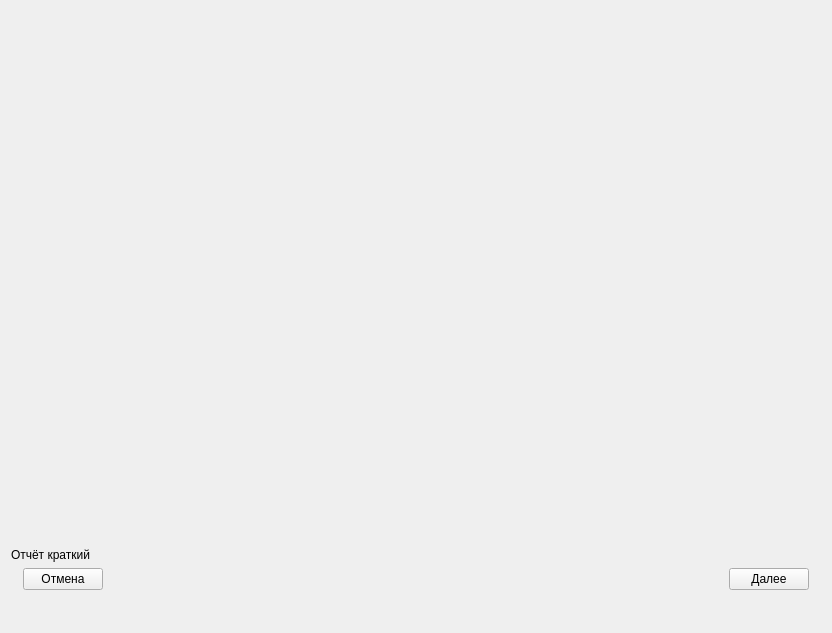
<?xml version="1.0" encoding="UTF-8"?>
<ui version="4.0">
 <class>ExerciseReportShortPage</class>
 <widget class="QWidget" name="ExerciseReportShortPage">
  <property name="geometry">
   <rect>
    <x>0</x>
    <y>0</y>
    <width>832</width>
    <height>633</height>
   </rect>
  </property>
  <property name="windowTitle">
   <string>Form</string>
  </property>
  <layout class="QVBoxLayout" name="verticalLayout">
   <item>
    <spacer name="verticalSpacer_2">
     <property name="orientation">
      <enum>Qt::Vertical</enum>
     </property>
     <property name="sizeHint" stdset="0">
      <size>
       <width>20</width>
       <height>521</height>
      </size>
     </property>
    </spacer>
   </item>
   <item>
    <widget class="QLabel" name="label">
     <property name="text">
      <string>Отчёт краткий</string>
     </property>
    </widget>
   </item>
   <item>
    <layout class="QHBoxLayout" name="horizontalLayout">
     <item>
      <spacer name="horizontalSpacer_2">
       <property name="orientation">
        <enum>Qt::Horizontal</enum>
       </property>
       <property name="sizeType">
        <enum>QSizePolicy::Fixed</enum>
       </property>
       <property name="sizeHint" stdset="0">
        <size>
         <width>12</width>
         <height>20</height>
        </size>
       </property>
      </spacer>
     </item>
     <item>
      <widget class="QPushButton" name="pushButton_cancel">
       <property name="text">
        <string>Отмена</string>
       </property>
      </widget>
     </item>
     <item>
      <spacer name="horizontalSpacer">
       <property name="orientation">
        <enum>Qt::Horizontal</enum>
       </property>
       <property name="sizeHint" stdset="0">
        <size>
         <width>40</width>
         <height>20</height>
        </size>
       </property>
      </spacer>
     </item>
     <item>
      <widget class="QPushButton" name="pushButton_forward">
       <property name="text">
        <string>Далее</string>
       </property>
      </widget>
     </item>
     <item>
      <spacer name="horizontalSpacer_3">
       <property name="orientation">
        <enum>Qt::Horizontal</enum>
       </property>
       <property name="sizeType">
        <enum>QSizePolicy::Fixed</enum>
       </property>
       <property name="sizeHint" stdset="0">
        <size>
         <width>12</width>
         <height>20</height>
        </size>
       </property>
      </spacer>
     </item>
    </layout>
   </item>
   <item>
    <spacer name="verticalSpacer">
     <property name="orientation">
      <enum>Qt::Vertical</enum>
     </property>
     <property name="sizeType">
      <enum>QSizePolicy::Fixed</enum>
     </property>
     <property name="sizeHint" stdset="0">
      <size>
       <width>20</width>
       <height>32</height>
      </size>
     </property>
    </spacer>
   </item>
  </layout>
 </widget>
 <resources/>
 <connections/>
</ui>
